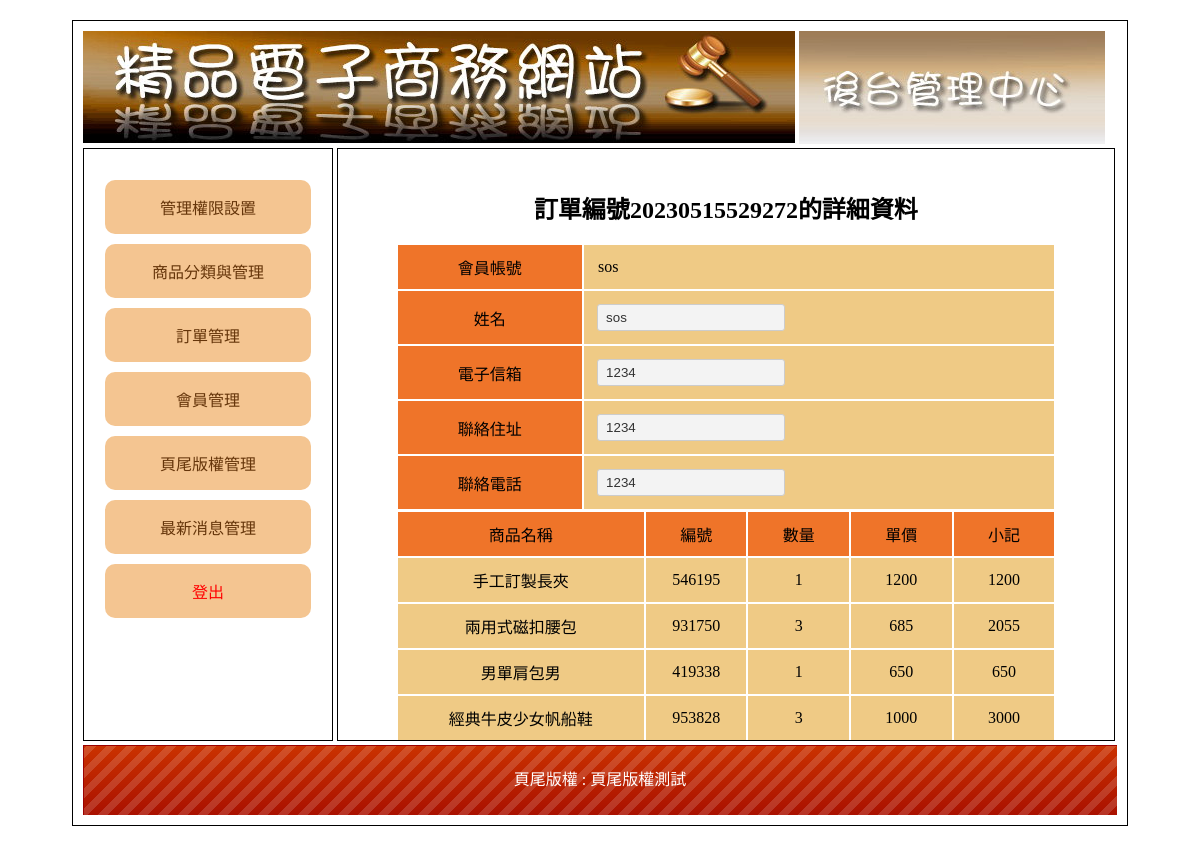
The page /admin.php?do=detail&id=1 on the database its author committed.
### tables this page shows
CREATE TABLE `ord` (
  `id` int(10) UNSIGNED NOT NULL,
  `no` text NOT NULL,
  `name` text NOT NULL,
  `acc` text NOT NULL,
  `email` text NOT NULL,
  `addr` text NOT NULL,
  `tel` text NOT NULL,
  `total` int(10) UNSIGNED NOT NULL,
  `date` date NOT NULL DEFAULT current_timestamp(),
  `cart` text NOT NULL
);

CREATE TABLE `goods` (
  `id` int(10) UNSIGNED NOT NULL,
  `no` text NOT NULL,
  `name` text NOT NULL,
  `img` text NOT NULL,
  `price` int(10) UNSIGNED NOT NULL,
  `spec` text NOT NULL,
  `stock` int(11) UNSIGNED NOT NULL,
  `intro` text NOT NULL,
  `big` int(10) UNSIGNED NOT NULL,
  `mid` int(10) UNSIGNED NOT NULL,
  `sh` int(1) NOT NULL DEFAULT 1
);

CREATE TABLE `bottom` (
  `id` int(10) UNSIGNED NOT NULL,
  `text` text NOT NULL
);

### api/base.php (called while the page is built, shortened)
<?php
class DB
{
    protected $table;
    protected $dsn = "mysql:host=localhost;charset=utf8;dbname=db40";
    protected $pdo;
    function __construct($table)
    {
        $this->pdo = new PDO($this->dsn,'root','');
        $this->table = $table;
    }
    function find($id){
        $sql = "select * from $this->table ";
        if(is_array($id)){
            $tmp = $this->arrSql($id);
            $sql .="where ".join(" && ",$tmp);
        }else{
            $sql .="where id = $id";
        }
        return $this->pdo->query($sql)->fetch(PDO::FETCH_ASSOC);
    }
}
$Goods = new DB('goods');
$Ord = new DB('ord');
$Bottom = new DB('bottom');
$bot = $Bottom->find(1);

### back/detail.php (the view, shortened to what this page needs)
<?php
$row = $Ord->find($_GET['id']);
$cart = unserialize($row['cart']);
?>
<h2 class="ct">訂單編號<?=$row['no']?>的詳細資料</h2>
<table class="all">
    <tr>
        <td class="tt ct">會員帳號</td>
        <td class="pp">
            &nbsp;<?=$row['acc']?>
        </td>
    </tr>
    <tr>
        <td class="tt ct">姓名</td>
        <td class="pp">
            <input type="text" name="name" id="name" value="<?=$row['name']?>">
        </td>
    </tr>
    <tr>
        <td class="tt ct">電子信箱</td>
        <td class="pp">
            <input type="text" name="email" id="email" value="<?=$row['email']?>">
        </td>
    </tr>
    <tr>
        <td class="tt ct">聯絡住址</td>
        <td class="pp">
            <input type="text" name="addr" id="addr" value="<?=$row['addr']?>">
        </td>
    </tr>
    <tr>
        <td class="tt ct">聯絡電話</td>
        <td class="pp">
            <input type="text" name="tel" id="tel" value="<?=$row['tel']?>">
        </td>
    </tr>
</table>
<table class="all">
    <tr class="tt ct">
        <td >商品名稱</td>
        <td >編號</td>
        <td >數量</td>
        <td >單價</td>
        <td >小記</td>
    </tr>
    <?php
    foreach($cart as $id => $qt){
        $row = $Goods->find($id);
    ?>
    <tr class="pp ct">
        <td ><?=$row['name']?></td>
        <td ><?=$row['no']?></td>
        <td ><?=$qt?></td>
        <td ><?=$row['price']?></td>
        <td ><?=$row['price']*$qt?></td>
    </tr>
    <?php } ?>
</table>

### admin.php (shortened to what this page needs)
<?php include_once "api/base.php" ?>
<!DOCTYPE html PUBLIC "-//W3C//DTD XHTML 1.0 Transitional//EN" "http://www.w3.org/TR/xhtml1/DTD/xhtml1-transitional.dtd">
<html xmlns="http://www.w3.org/1999/xhtml">
<head>
    <link href="./css/css.css" rel="stylesheet" type="text/css">
</head>
<body>
	<div id="main">
		<div id="top">
			<a href="index.php">
				<img src="./icon/0416.jpg">
			</a>
			<img src="./icon/0417.jpg">
		</div>
		<div id="left" class="ct">
			<div style="min-height:400px;">
				<a href="?do=admin">管理權限設置</a>
				<a href="?do=th">商品分類與管理</a>
				<a href="?do=ord">訂單管理</a>
				<a href="?do=mem">會員管理</a>
				<a href="?do=bot">頁尾版權管理</a>
				<a href="?do=news">最新消息管理</a>
				<a href="logout.php?tab=admin" style="color:#f00;">登出</a>
			</div>
		</div>
		<div id="right">
			<?php
			$do = $_GET['do'] ?? "admin";
			$file = "back/$do.php";
			if (file_exists($file)) {
				include_once $file;
			} else {
				include_once "back/admin.php";
			}
			?>
		</div>
		<div id="bottom" style="line-height:70px; color:#FFF; background:url(icon/bot.png);" class="ct">
			頁尾版權 : <?= $bot['text'] ?>
		</div>
	</div>
</body>
</html>

### css/css.css (style rules this page uses)
body { font-family:"微軟正黑體"; }
#main { width:1034px; padding:10px; margin:20px auto 20px auto; border:#000 solid 1px; min-height:768px; }
#top a { color:#CE631C; text-decoration:none; }
#left { display:inline-block; width:20%; padding:2%; height:550px; overflow: auto; vertical-align:top; border:#000 1px solid; }
#left a { display:block; padding:15px 5px 15px 5px; text-decoration:none; background:#F4C591; margin:10px auto 10px auto; color:#65350A; border-radius: 10px; }
.ct { text-align:center; }
#right { display:inline-block; width:71%; padding:2%; height:550px; overflow: auto; border:#000 1px solid; }
#bottom { height:70px; background:url(icon/bot.png); background-size:cover; }
.all { width:90%; margin:10px auto 10px auto; }
.all td { min-width:60px; padding:10px; }
.tt { background:#EF7429; }
.tt td { background:#EF7429; }
.pp { background:#EFCA85; }
.pp td { background:#EFCA85; }
input[type=text],input[type=password],input[type=submit],button,.button,input[type=reset],input[type=button],select，textarea,input[type=number] { background:#F3F3F3; border:#CCC 1px solid; border-radius:3px; padding:5px 8px 5px 8px; text-decoration:none; margin:3px; color:#333; }
input[type=text],input[type=password] { width:170px; }

### back/detail.php (style rules this page uses)
.all { margin: -1px auto; }

### rows shown on the page
ord: no "20230515529272", acc "sos", name "sos", email "1234", addr "1234", tel "1234", cart "1", cart "3"
goods: name "手工訂製長夾", no "546195", price "1200", $row['price']*$qt "1200"
goods: name "兩用式磁扣腰包", no "931750", price "685", $row['price']*$qt "2055"
goods: name "男單肩包男", no "419338", price "650", $row['price']*$qt "650"
goods: name "經典牛皮少女帆船鞋", no "953828", price "1000", $row['price']*$qt "3000"
bottom: text "頁尾版權測試"
